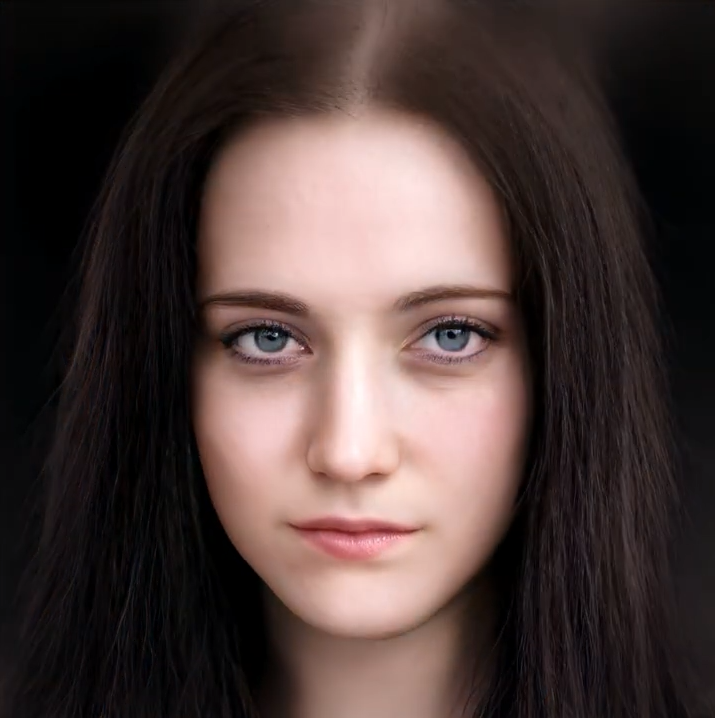
#> input picture reference.jpg, 715 x 718 px
$ python test4.py
#> lines starting #> are read from the running program, lines starting #| are printed output that depends on the picture
import cv2
import numpy as np

# Load the reference image
reference_image = cv2.imread('reference.jpg', cv2.IMREAD_COLOR)
#> reference_image is the input picture: shape (718, 715, 3); mean B, G, R 57, 59.6, 75.6

# Convert the reference image to grayscale
reference_gray = cv2.cvtColor(reference_image, cv2.COLOR_BGR2GRAY)
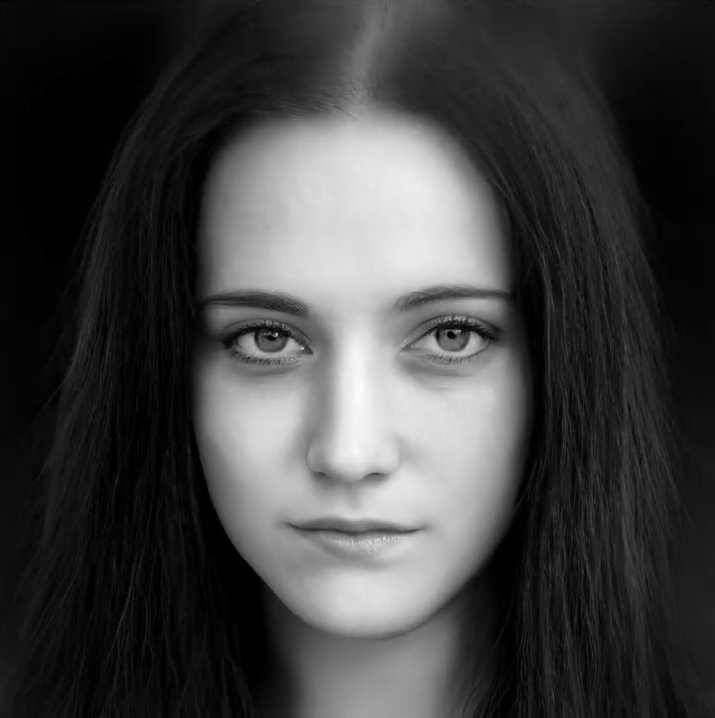
#> reference_gray: shape (718, 715); min 0, max 251, mean 64.1

# Initialize the feature detector (ORB)
orb = cv2.ORB_create()

# Find the keypoints and descriptors of the reference image
ref_keypoints, ref_descriptors = orb.detectAndCompute(reference_gray, None)
#> ref_keypoints = 496 keypoints; strongest (x, y, size): (276, 333, 31), (276, 334, 37.2), (473, 338, 77.1), (473, 336, 64.3)

# Initialize the video capture
cap = cv2.VideoCapture('face.mp4')  # Use 0 for the default camera

while True:
    # Read a frame from the video capture
    ret, frame = cap.read()
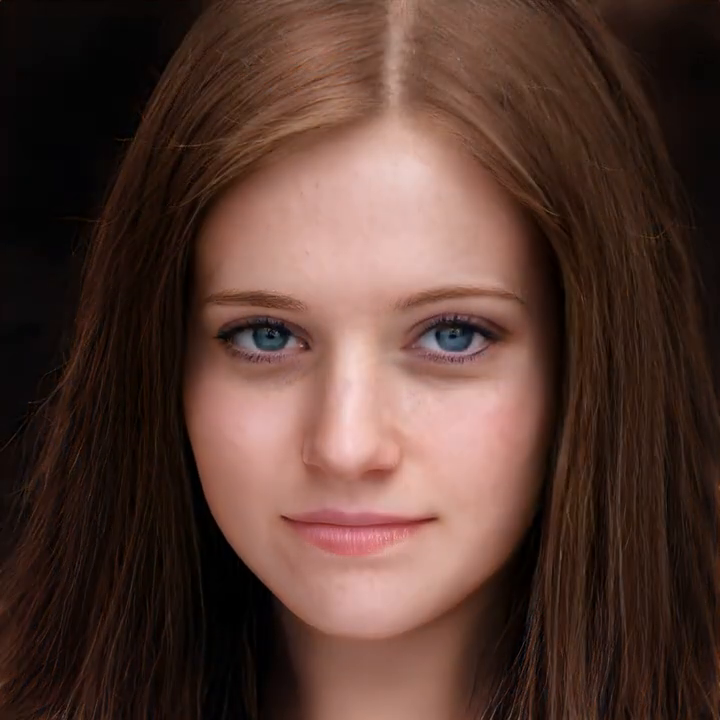
#> input picture frame 30 of face.mp4, 720 x 720 px
#> frame is the input picture: shape (720, 720, 3); mean B, G, R 50.2, 58.9, 86.3

    if not ret:
        break

    # Convert the frame to grayscale
    frame_gray = cv2.cvtColor(frame, cv2.COLOR_BGR2GRAY)
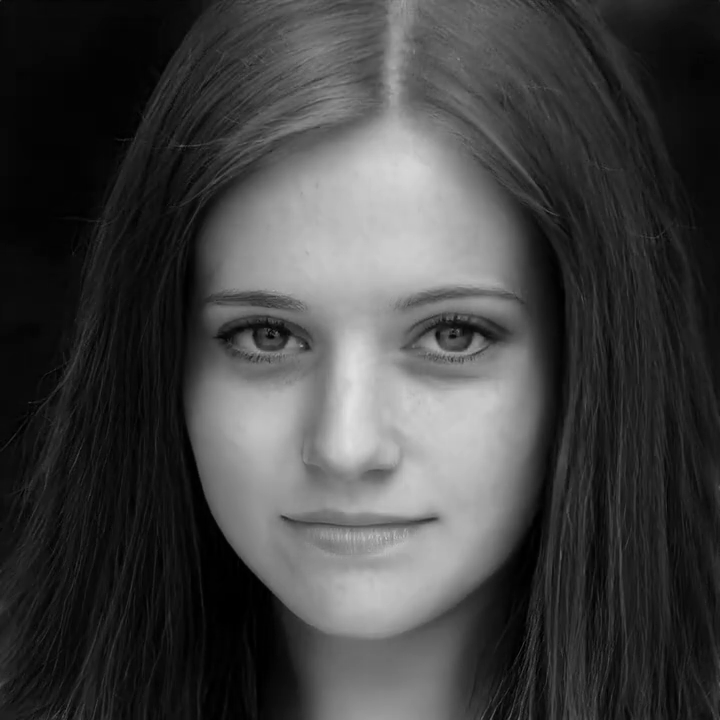
#> frame_gray: shape (720, 720); min 0, max 225, mean 66.1

    # Find the keypoints and descriptors of the current frame
    frame_keypoints, frame_descriptors = orb.detectAndCompute(frame_gray, None)
#> frame_keypoints = 373 keypoints; strongest (x, y, size): (475, 338, 77.1), (475, 340, 92.6), (475, 336, 64.3), (429, 336, 64.3)

    # Initialize the feature matcher (Brute-Force)
    bf = cv2.BFMatcher(cv2.NORM_HAMMING, crossCheck=True)

    # Match the descriptors of the reference image and the current frame
    matches = bf.match(ref_descriptors, frame_descriptors)
#> matches = 139 matches

    # Sort the matches by distance (lower is better)
    matches = sorted(matches, key=lambda x: x.distance)

    # Draw the top match
    if len(matches) > 0:
        best_match = matches[0]
        img_match = cv2.drawMatches(reference_gray, ref_keypoints, frame_gray, frame_keypoints, [best_match], None, flags=2)
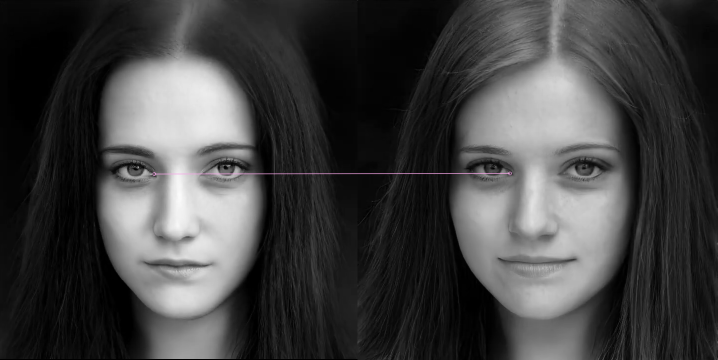
#> img_match: shape (720, 1435, 3) (shown at 1/2 size); mean of channels 0, 1, 2 65.2, 65.1, 65.2; drawn as B, G, R
        cv2.imshow('Matched Image', img_match)
    else:
        cv2.imshow('Matched Image', frame)

    # Check for the 'q' key to exit
    if cv2.waitKey(1) & 0xFF == ord('q'):
#> (key q is pressed here)
        break

# Release the video capture object and close the windows
cap.release()
cv2.destroyAllWindows()
